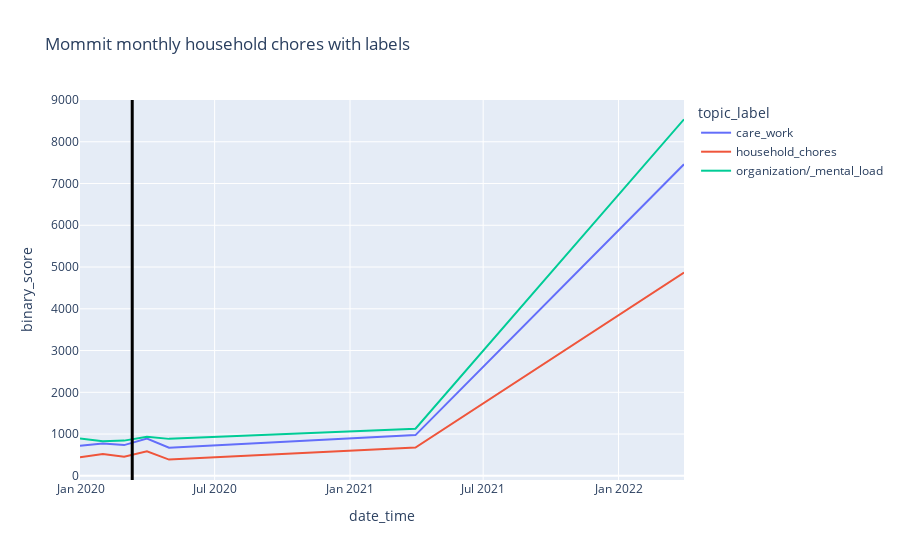
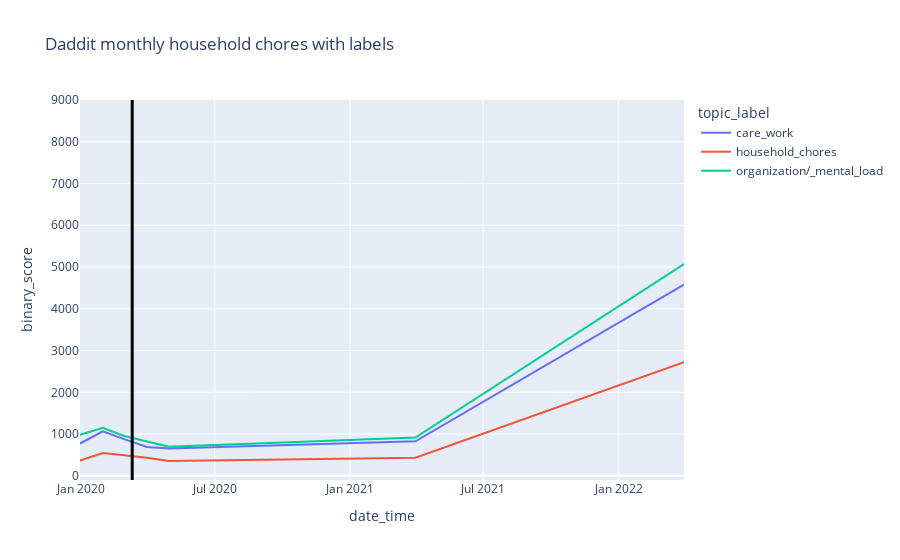

Notebook source saved alongside these figures, in order:
### Code cell
# by category monthly
dataframes=[mommit_monthly_labels, daddit_monthly_labels]
titles = ['Mommit monthly household chores with labels', 'Daddit monthly household chores with labels']  # Specify the titles for each dataframe

for i, dataframe in enumerate(dataframes):
    fig = px.line(dataframe, x='date_time', y="binary_score", color='topic_label', title=f"{titles[i]}")
    fig.add_vline(x="2020-03-11", line_color="black", line_width=3)
    fig.update_layout(yaxis=dict(range=[-100, 9000]))

    fig.show()

### Figure 1 — Plotly figure (JSON) as saved in the notebook; plotly's stock layout.template omitted (floating-point values rounded to 4 significant figures)
{"data": [{"hovertemplate": "topic_label=care_work<br>date_time=%{x}<br>binary_score=%{y}<extra></extra>", "legendgroup": "care_work", "line": {"color": "#636efa", "dash": "solid"}, "marker": {"symbol": "circle"}, "mode": "lines", "name": "care_work", "orientation": "v", "showlegend": true, "type": "scatter", "x": ["2019-12-31T00:00:00", "2020-01-31T00:00:00", "2020-02-29T00:00:00", "2020-03-31T00:00:00", "2020-04-30T00:00:00", "2021-03-31T00:00:00", "2022-03-31T00:00:00"], "xaxis": "x", "y": [717, 776, 736, 890, 672, 975, 7462], "yaxis": "y"}, {"hovertemplate": "topic_label=household_chores<br>date_time=%{x}<br>binary_score=%{y}<extra></extra>", "legendgroup": "household_chores", "line": {"color": "#EF553B", "dash": "solid"}, "marker": {"symbol": "circle"}, "mode": "lines", "name": "household_chores", "orientation": "v", "showlegend": true, "type": "scatter", "x": ["2019-12-31T00:00:00", "2020-01-31T00:00:00", "2020-02-29T00:00:00", "2020-03-31T00:00:00", "2020-04-30T00:00:00", "2021-03-31T00:00:00", "2022-03-31T00:00:00"], "xaxis": "x", "y": [445, 523, 458, 589, 389, 677, 4867], "yaxis": "y"}, {"hovertemplate": "topic_label=organization/_mental_load<br>date_time=%{x}<br>binary_score=%{y}<extra></extra>", "legendgroup": "organization/_mental_load", "line": {"color": "#00cc96", "dash": "solid"}, "marker": {"symbol": "circle"}, "mode": "lines", "name": "organization/_mental_load", "orientation": "v", "showlegend": true, "type": "scatter", "x": ["2019-12-31T00:00:00", "2020-01-31T00:00:00", "2020-02-29T00:00:00", "2020-03-31T00:00:00", "2020-04-30T00:00:00", "2021-03-31T00:00:00", "2022-03-31T00:00:00"], "xaxis": "x", "y": [895, 829, 843, 938, 885, 1127, 8537], "yaxis": "y"}], "layout": {"legend": {"title": {"text": "topic_label"}, "tracegroupgap": 0}, "shapes": [{"line": {"color": "black", "width": 3}, "type": "line", "x0": "2020-03-11", "x1": "2020-03-11", "xref": "x", "y0": 0, "y1": 1, "yref": "y domain"}], "title": {"text": "Mommit monthly household chores with labels"}, "xaxis": {"anchor": "y", "domain": [0, 1], "title": {"text": "date_time"}}, "yaxis": {"anchor": "x", "domain": [0, 1], "range": [-100, 9000], "title": {"text": "binary_score"}}}}

### Figure 2 — Plotly figure (JSON) as saved in the notebook; plotly's stock layout.template omitted (floating-point values rounded to 4 significant figures)
{"data": [{"hovertemplate": "topic_label=care_work<br>date_time=%{x}<br>binary_score=%{y}<extra></extra>", "legendgroup": "care_work", "line": {"color": "#636efa", "dash": "solid"}, "marker": {"symbol": "circle"}, "mode": "lines", "name": "care_work", "orientation": "v", "showlegend": true, "type": "scatter", "x": ["2019-12-31T00:00:00", "2020-01-31T00:00:00", "2020-02-29T00:00:00", "2020-03-31T00:00:00", "2020-04-30T00:00:00", "2021-03-31T00:00:00", "2022-03-31T00:00:00"], "xaxis": "x", "y": [774, 1067, 880, 689, 652, 826, 4580], "yaxis": "y"}, {"hovertemplate": "topic_label=household_chores<br>date_time=%{x}<br>binary_score=%{y}<extra></extra>", "legendgroup": "household_chores", "line": {"color": "#EF553B", "dash": "solid"}, "marker": {"symbol": "circle"}, "mode": "lines", "name": "household_chores", "orientation": "v", "showlegend": true, "type": "scatter", "x": ["2019-12-31T00:00:00", "2020-01-31T00:00:00", "2020-02-29T00:00:00", "2020-03-31T00:00:00", "2020-04-30T00:00:00", "2021-03-31T00:00:00", "2022-03-31T00:00:00"], "xaxis": "x", "y": [363, 546, 492, 433, 357, 433, 2723], "yaxis": "y"}, {"hovertemplate": "topic_label=organization/_mental_load<br>date_time=%{x}<br>binary_score=%{y}<extra></extra>", "legendgroup": "organization/_mental_load", "line": {"color": "#00cc96", "dash": "solid"}, "marker": {"symbol": "circle"}, "mode": "lines", "name": "organization/_mental_load", "orientation": "v", "showlegend": true, "type": "scatter", "x": ["2019-12-31T00:00:00", "2020-01-31T00:00:00", "2020-02-29T00:00:00", "2020-03-31T00:00:00", "2020-04-30T00:00:00", "2021-03-31T00:00:00", "2022-03-31T00:00:00"], "xaxis": "x", "y": [982, 1149, 953, 817, 696, 917, 5070], "yaxis": "y"}], "layout": {"legend": {"title": {"text": "topic_label"}, "tracegroupgap": 0}, "shapes": [{"line": {"color": "black", "width": 3}, "type": "line", "x0": "2020-03-11", "x1": "2020-03-11", "xref": "x", "y0": 0, "y1": 1, "yref": "y domain"}], "title": {"text": "Daddit monthly household chores with labels"}, "xaxis": {"anchor": "y", "domain": [0, 1], "title": {"text": "date_time"}}, "yaxis": {"anchor": "x", "domain": [0, 1], "range": [-100, 9000], "title": {"text": "binary_score"}}}}
